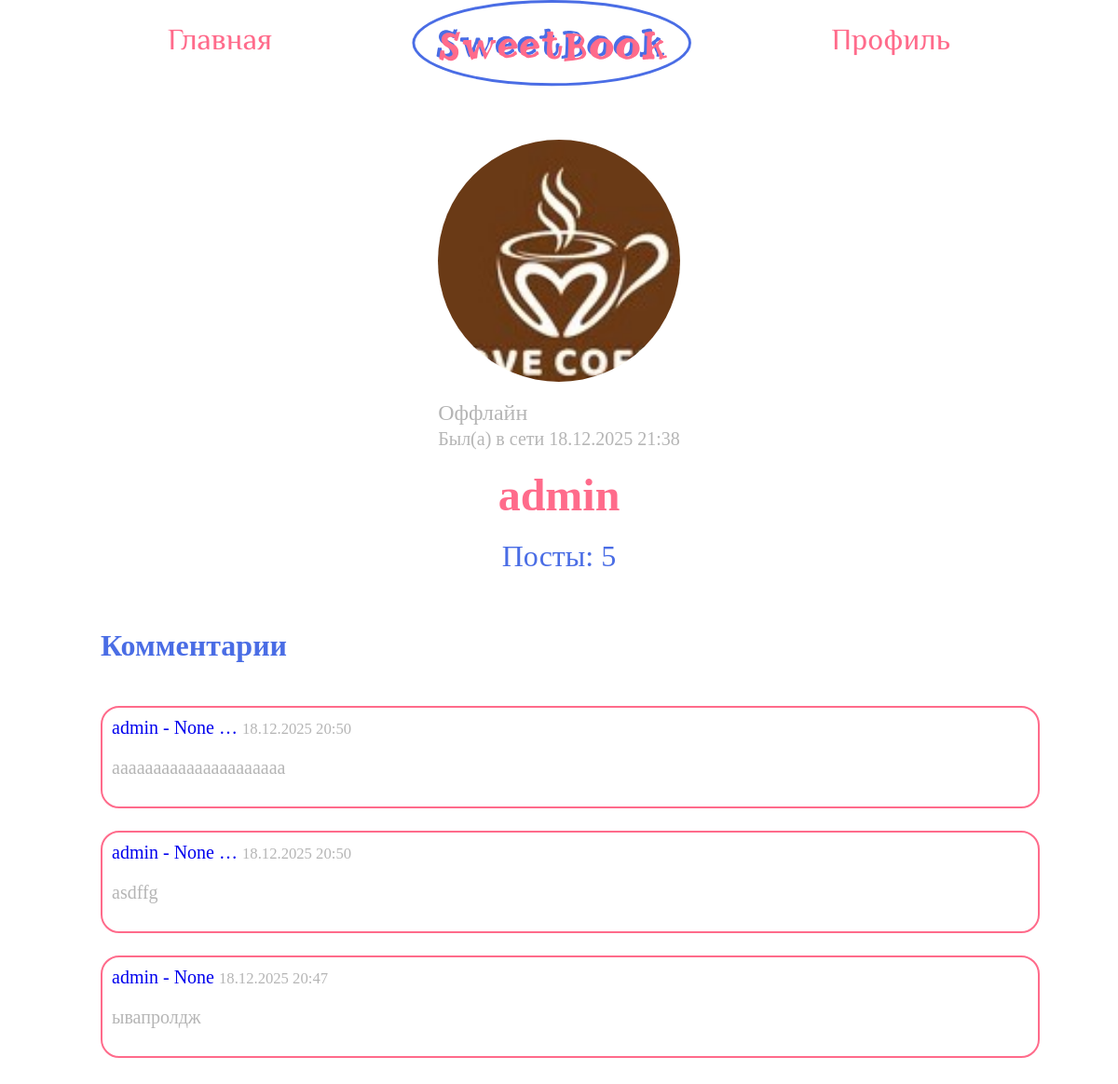
The app's page /users/profile/?user=1 (signed in), older data.
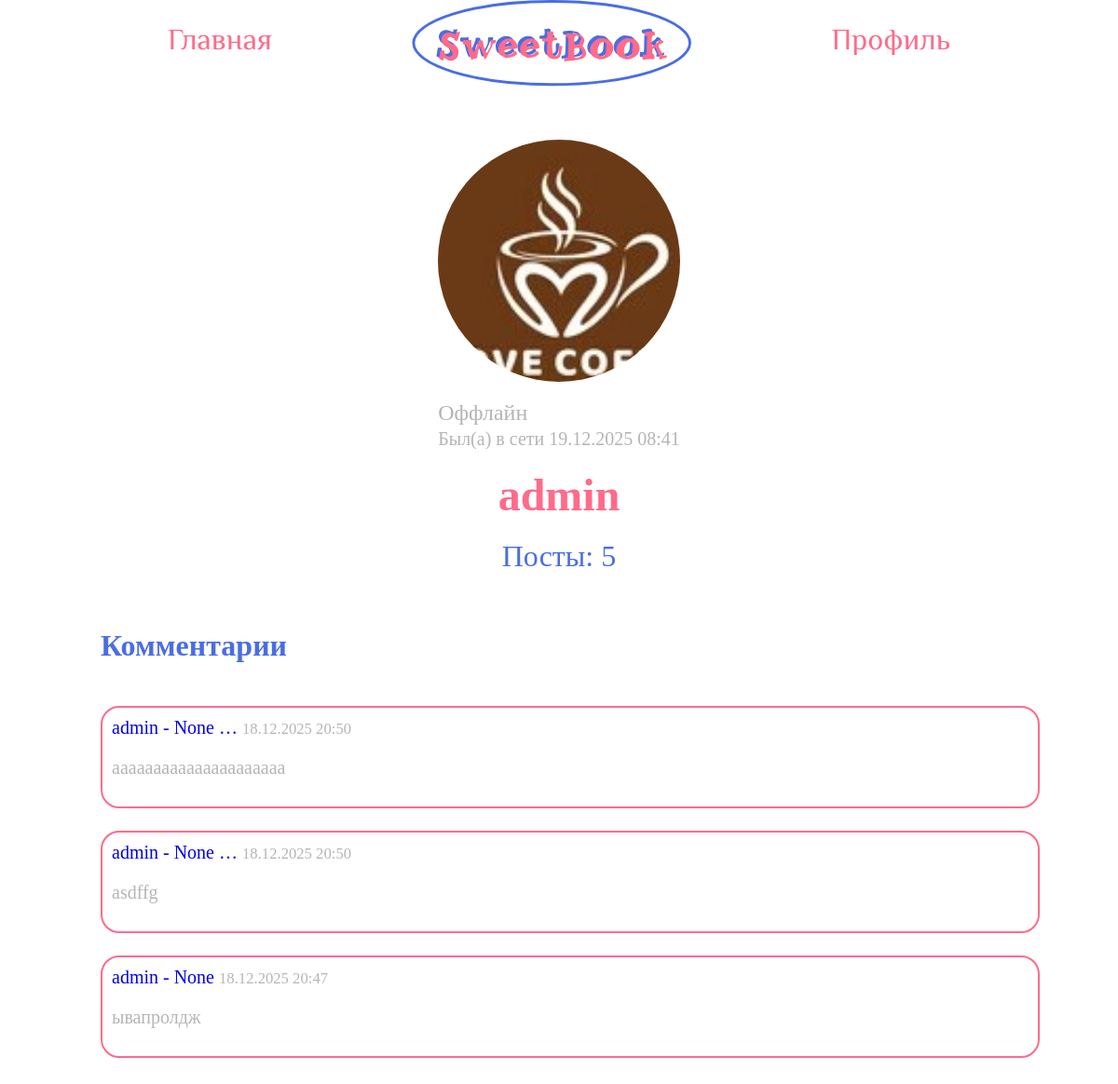
The same page, newer data.
### users/models.py (models this page shows, shortened)
class User(AbstractUser):
    username = models.CharField(
        max_length=150,
        unique=True,
        validators=[alphanumeric_validator],
    )
    phone = models.CharField(
        max_length=20,
        blank=True,
        validators=[numeric_validator],
    )
    avatar = models.ImageField(
        upload_to='avatars/',
        blank=True,
        null=True,
        default='avatars/default.png',
    )
    is_online = models.BooleanField(default=False)
    last_seen = models.DateTimeField(null=True, blank=True)
    def update_last_seen(self):
        self.last_seen = timezone.now()
        self.is_online = True
        self.save(update_fields=['last_seen', 'is_online'])

### users/views.py (the view)
# urls.py: path("profile/", views.profile_view, name="profile"),
@login_required
def profile_view(request):
    user_id = request.GET.get('user')
    if user_id:
        user_obj = get_object_or_404(User, id=user_id)
    else:
        user_obj = request.user
    if request.method == 'POST' and request.user == user_obj:
        form = AvatarUpdateForm(request.POST, request.FILES, instance=request.user)
        if form.is_valid():
            form.save()
            return redirect('users:profile')
    else:
        form = AvatarUpdateForm(instance=request.user)
    request.user.update_last_seen()
    return render(request, 'users/profile.html', {
        'user_obj': user_obj,
        'avatar_form': form,
    })

### posts/models.py (called while the page is built)
    def __str__(self):
        return f"{self.author.username} - {self.text[:50]}"

### users/templates/users/profile.html (shortened to what this page needs)
{% extends 'base.html' %}
{% load static %}
{% block content %}
  <main class="profile-main">
    <div class="user-info">
      {% if user_obj.avatar %}
        <img src="{{ user_obj.avatar.url }}" alt="" class="user-avatar" />
      {% else %}
        <img src="{% static 'images/default_avatar.jpg' %}" alt="" class="user-avatar" />
      {% endif %}
      <span class="status">
        {% if user_obj.is_online %}
          <p class="online">Онлайн</p>
        {% else %}
          <p class="offline">
            Оффлайн<br />
            <small>Был(а) в сети {{ user_obj.last_seen|date:'d.m.Y H:i' }}</small>
          </p>
        {% endif %}
      </span>
      <h1>{{ user_obj.username }}</h1>
      <div class="stat">
        <span class="posts-count">Посты: {{ user_obj.posts.count }}</span>
      </div>
    </div>
    <div class="comm-history">
      <h2 class="history">Комментарии</h2>
      <div class="comm-container">
        {% for comment in user_obj.comment_set.all %}
          <div class="comment">
            <div class="comment-header">
              <a href="{% url 'posts:detail' comment.post.id %}">{{ comment.post|truncatewords:3 }}</a>
              <small>{{ comment.created_at|date:'d.m.Y H:i' }}</small>
            </div>
            <p>{{ comment.text|truncatewords:20 }}</p>
          </div>
        {% empty %}
          <div class="comment">-</div>
        {% endfor %}
      </div>
    </div>
  </main>
{% endblock %}

Row changes from the older to the newer data that the page shows:
changed User "admin": last_seen "18.12.2025 21:38" → "19.12.2025 08:41"
